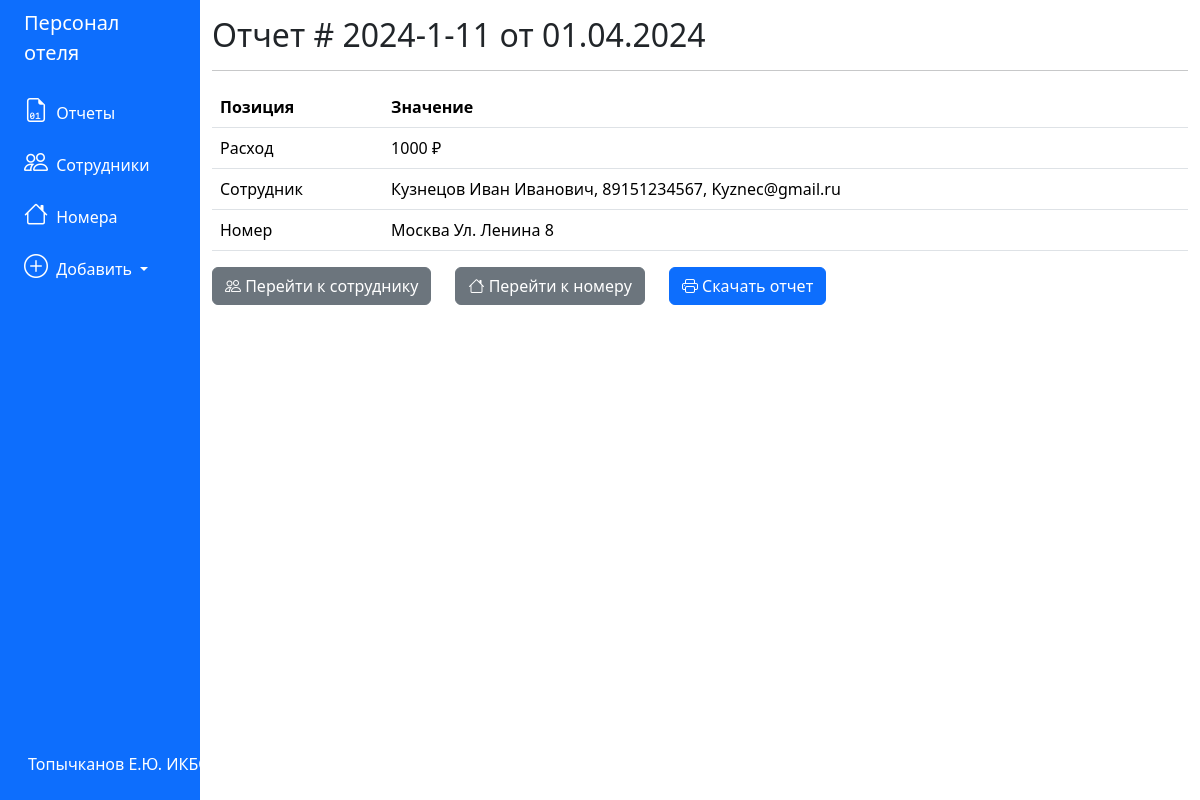
/contract/1, run on the app's committed database.
### tables this page shows
CREATE TABLE 'contracts' (
	'id_contract' INTEGER PRIMARY KEY AUTOINCREMENT,
	'number' TEXT,
	'date' TEXT,
	'deal_status' BLOB,
	'price' INTEGER,
	'event_id' INTEGER,
	'client_id' INTEGER,
	'employee_id' INTEGER
);

CREATE TABLE 'clients' (
	'id_client' INTEGER PRIMARY KEY AUTOINCREMENT,
	'name' TEXT,
	'email' TEXT,
	'phone_number' TEXT,
	'passport' TEXT
);

CREATE TABLE 'events' (
	'id_event' INTEGER PRIMARY KEY AUTOINCREMENT,
	'address' TEXT,
	'people' INTEGER,
    'date' TEXT,
	'description' TEXT,
	'client_id' INTEGER
);

### app.py (the view)
@app.route('/contract/<int:contract_id>')
def contract(contract_id):
    pos = get_contract(contract_id)
    return render_template('contract.html', contract=pos)

### app.py (called while the page is built)
def get_db_connection():
    conn = sqlite3.connect('database.db')
    conn.row_factory = sqlite3.Row
    return conn

def get_contract(item_id):
    conn = get_db_connection()
    item = conn.execute("""SELECT * FROM contracts, events, clients
        WHERE contracts.event_id = events.id_event and contracts.client_id = clients.id_client and contracts.id_contract = ?
                        """, (item_id,)).fetchone()
    conn.close()
    if item is None:
        abort(404)
    return item

### templates/contract.html
{% extends 'base.html' %}
{% block content %}
<h2>{% block title %} Отчет # {{ contract['number'] }} от {{ contract['date'] }} {% endblock %}</h2>
<hr>
<table class="table">
    <thead>
        <tr>
            <th scope="col">Позиция</th>
            <th scope="col">Значение</th>
        </tr>
    </thead>
    <tbody>
        <tr>
            <td>Расход</th>
            <td>{{ contract['price'] }} ₽</th>
        </tr>
        <tr>
            <td>Сотрудник</th>
            <td>{{ contract['name'] }}, {{ contract['phone_number'] }}, {{ contract['email'] }}</th>
        </tr>
        <tr>
            <td>Номер</th>
            <td>{{ contract['address'] }}
        </tr>
    </tbody>
</table>
<div class="row">
    <div class="col-auto">
        <a href="/clients">
            <button type="submit" class="btn btn-secondary"><i class="bi-people"></i> Перейти к сотруднику</button>
        </a>
    </div>
    <div class="col-auto">
        <a href="{{ url_for('event', event_id=contract['id_event']) }}">
            <button type="submit" class="btn btn-secondary"><i class="bi-house"></i> Перейти к номеру</button>
        </a>
    </div>
    <div class="col-auto">
        <a href="{{ url_for('generate_contract', id_contract=contract['id_contract']) }}">
            <button type="submit" class="btn btn-primary"><i class="bi-printer"></i> Скачать отчет</button>
        </a>
    </div>
</div>
{% endblock %}

### data on the page
contracts: number "2024-1-11", date "01.04.2024", price "1000"
clients: name "Кузнецов Иван Иванович", phone_number "89151234567", email "Kyznec@gmail.ru"
events: address "Москва Ул. Ленина 8"
